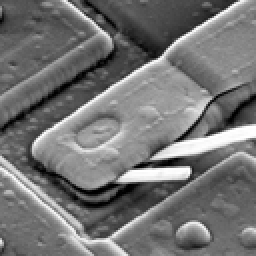
%> input picture Lab3/Proj04_01/Fig0431(d)(blown_ic_crop).tif, 128 x 128 px, shrunk from 1026 x 1026 before the run (shown 2 times larger)
$ octave main.m   (GNU Octave 9; MATLAB toolbox functions it lacks are replaced by stand-ins)
%> lines starting %> are read from the running program, lines starting %| are printed output that depends on the picture
### Lab3/Proj04_01/myDFT2.m
function [output] = myDFT2(input)

[M, N, C] = size(input);
output = zeros(M, N, C, 'single');

for u = 1 : M
    for v = 1 : N
        for x = 1 : M
            for y = 1 : N
                output(u, v) = output(u, v) + input(x, y) * exp(-1j * 2 * pi * ((u-1)*(x-1)/M  + (v-1)*(y-1)/N));
            end
        end
    end
end

end

### Lab3/Proj04_03/myGLPF.m
function [output] = myGLPF(D0, M, N)

output = zeros(M, N, 1, 'single');

for u = 1 : M
    for v = 1 : N
        D = sqrt((u - M/2)^2+(v - N/2)^2);
        output(u, v, 1) = exp(-D^2 / (2*(D0^2)));
    end
end

end

### Lab3/Proj04_01/myIDFT2.m
function [output] = myIDFT2(input)

[M, N, C] = size(input);
output = zeros(M, N, C, 'single');

for x = 1 : M
    for y = 1 : N
        for u = 1 : M
            for v = 1 : N
                output(x, y) = output(x, y) + input(u, v) * exp(1j * 2 * pi * ((u-1)*(x-1)/M  + (v-1)*(y-1)/N));
            end
        end
        output(x, y) = output(x, y) / (M * N);
    end
end


end

### Lab3/Proj04_01/main.m
clear;
clc;
close all;

%Proj04-01:Two-Dimensional Fast Fourier Transform

fprintf('Proj04-01:Two-Dimensional Fast Fourier Transform\n');
input_image = im2single(imread('Fig0431(d)(blown_ic_crop).tif'));
%> input_image: size 128x128 single; min 0, max 1, mean 0.453
pad_input = padarray(input_image, size(input_image), 0, 'post');
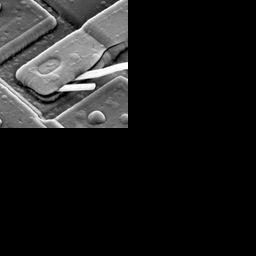
%> pad_input: size 256x256 single; min 0, max 1, mean 0.113
pad_input = imresize(pad_input,0.125);
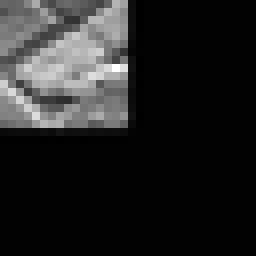
%> pad_input: size 32x32 single (shown 8 times larger); min -0.00974, max 0.853, mean 0.113; drawn with min black and max white
[M, N, C] = size(pad_input);
%> M = 32; N = 32; C = 1
shift_input = zeros(M, N, C, 'single');

for x = 1 : M
    for y = 1 : N
        shift_input(x, y) = pad_input(x, y)*((-1)^(x + y - 2));
    end
end
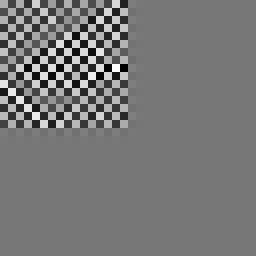
%> shift_input: size 32x32 single (shown 8 times larger); min -0.754, max 0.853, mean 0.000242; drawn with min black and max white

f_output = myDFT2(shift_input);
%f_output = fft2(shift_input);
filter = myGLPF(10, M, N);
%> after the loop in myGLPF, `for u = 1 : M`:
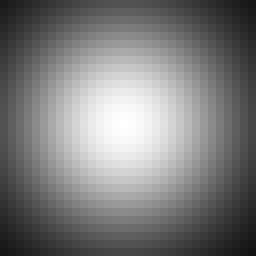
%> output: size 32x32 single (shown 8 times larger); min 0.0773, max 1, mean 0.486
filtered_fourier = zeros(M, N, C, 'single');

for x = 1 : M
    for y = 1 : N
        filtered_fourier(x, y, 1) = filter(x, y, 1) * f_output(x, y, 1);
    end
end

filtered_image = abs(myIDFT2(filtered_fourier));
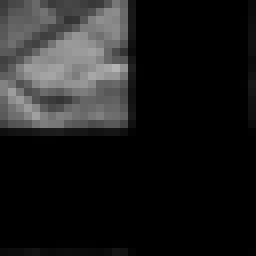
%> filtered_image: size 32x32 single (shown 8 times larger); min 2.18e-07, max 0.703, mean 0.113
%filtered_image = abs(ifft2(filtered_fourier));

for x = 1 : M
    for y = 1 : N
        filtered_image(x, y, 1) = filtered_image(x, y, 1) *((-1)^(x + y - 2));
    end
end
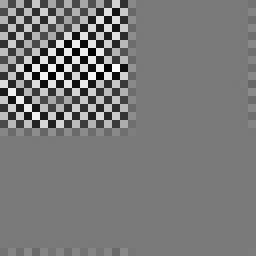
%> filtered_image: size 32x32 single (shown 8 times larger); min -0.651, max 0.703, mean 2.79e-05; drawn with min black and max white

resized_filtered_image = filtered_image(1 : M/2, 1 : N/2);
%> (the run ends here)
